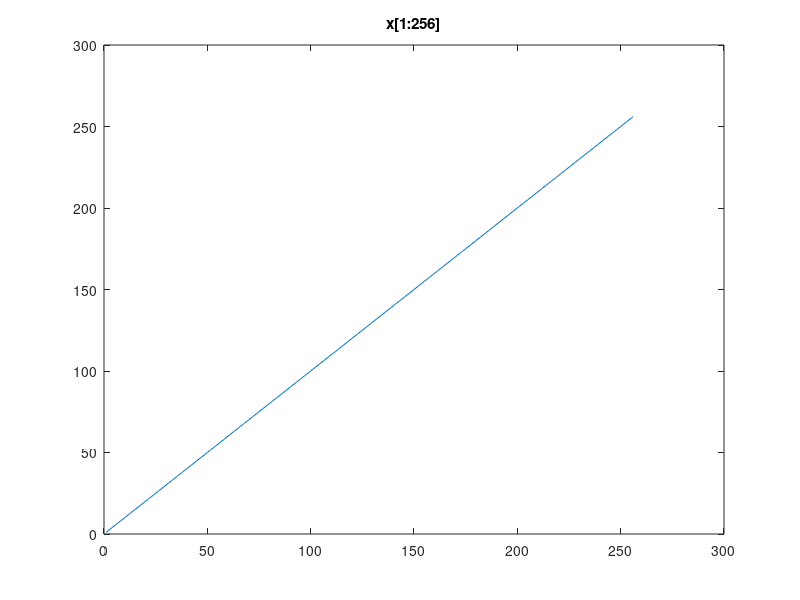
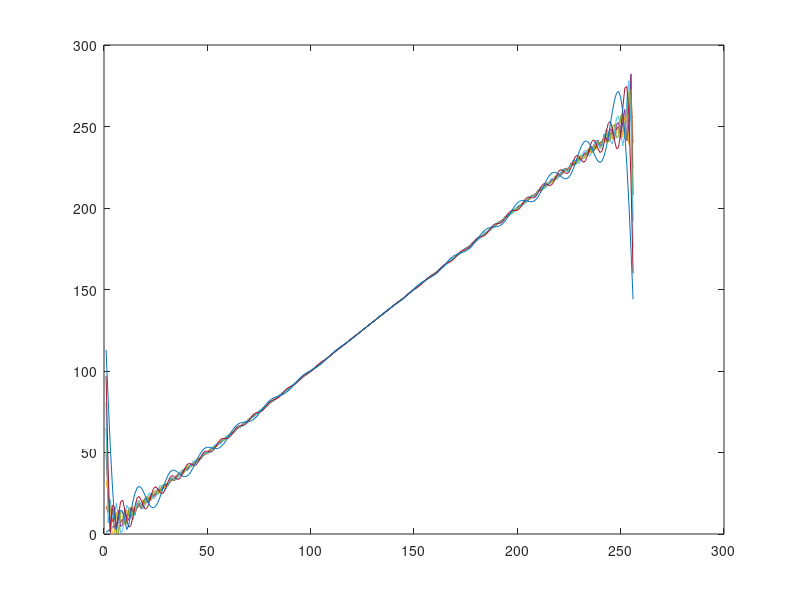
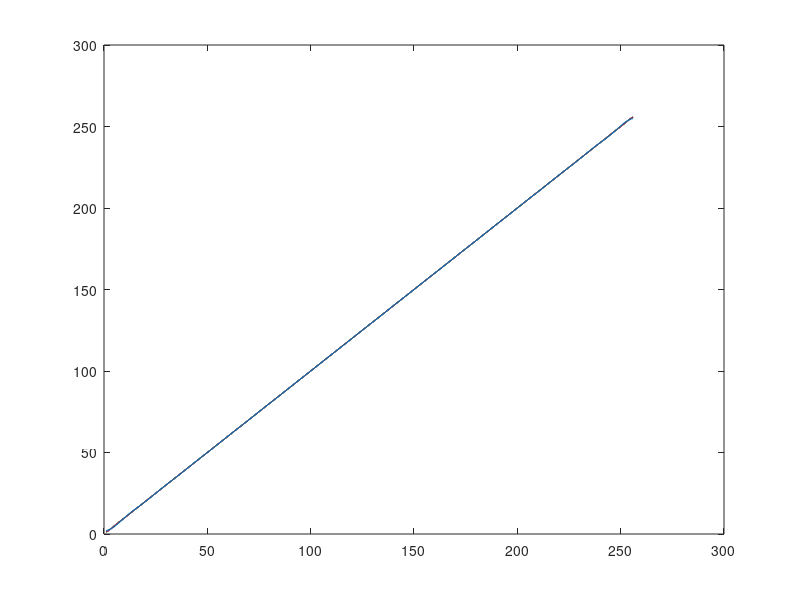

Source code (MATLAB) for these figures, in order:
%%
% This script is used for EEE330 Lab_3 Task_1
% Author: Ruihao Wang 
% ID: 1405884
% fft and DCT

%%
% Plot vector x = [1:256]
x = linspace(1, 256, 256);
figure(1)
plot(x)
title('x[1:256]')

% Apply DFT and DCT to x
X_f = fft(x);
X_f = fftshift(X_f);
X_c = dct(x);

%%
% Evaluate FFT
steps = 32:32:224;
psnr_f = zeros(1, length(steps));
figure(2)
plot(x)
hold on;
for i=1:length(steps)
    temp_fft = [zeros(1,steps(i)/2) X_f(steps(i)/2+1:end-steps(i)/2) zeros(1,steps(i)/2)];
    temp_recover = abs(ifft(temp_fft));
    plot(temp_recover);
    psnr_f(i) = psnr(temp_recover, x);
end

%%
% Evaluate DCT
psnr_c = zeros(1, length(steps));
figure(3)
plot(x)
hold on;
for i=1:length(steps)
    temp_dct = [X_c(1:256-steps(i)) zeros(1,steps(i))];
    temp_recover = idct(temp_dct);
    plot(temp_recover);
    psnr_c(i) = psnr(temp_recover, x);
end
    